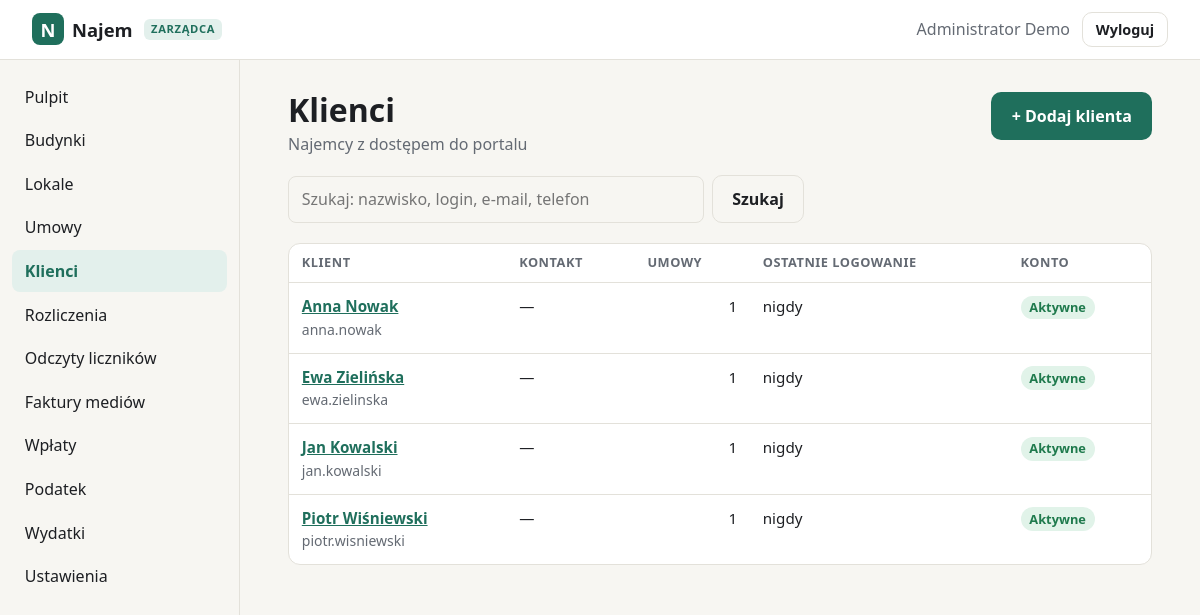
The app's page /zarzadca/klienci (signed in), older data.
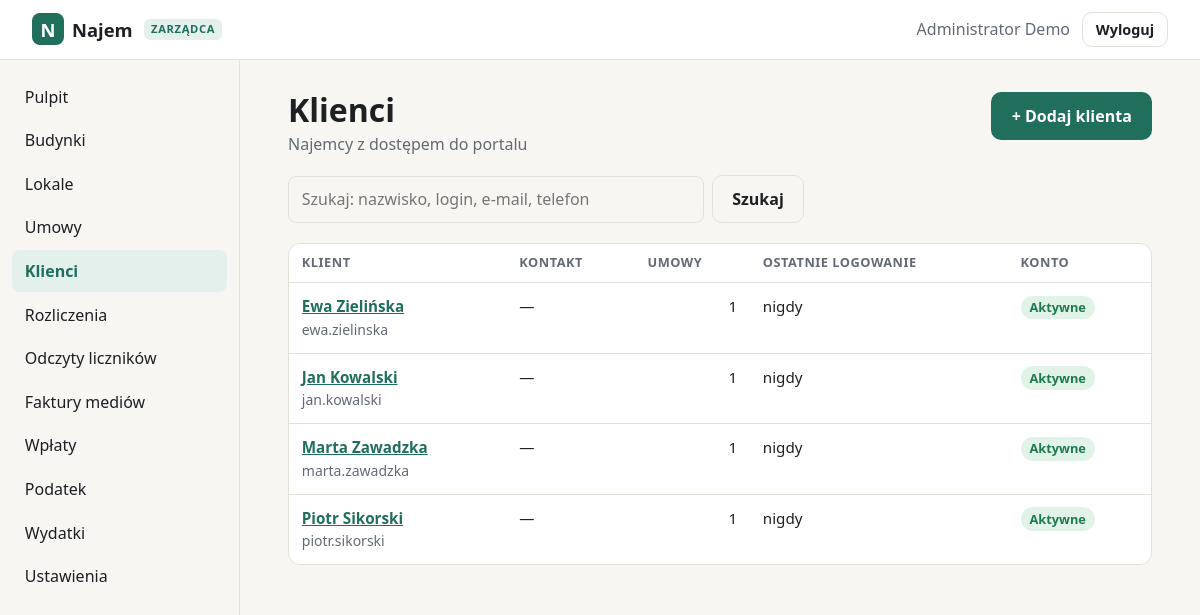
The same page, newer data.
### tables this page shows
CREATE TABLE users (
    id            INTEGER PRIMARY KEY AUTOINCREMENT,
    login         TEXT NOT NULL UNIQUE COLLATE NOCASE,
    password_hash TEXT NOT NULL,
    full_name     TEXT,
    role          TEXT NOT NULL DEFAULT 'klient',
    created_at    TEXT NOT NULL DEFAULT (datetime('now')),
    last_login_at TEXT
, email TEXT, telefon TEXT, aktywny INTEGER NOT NULL DEFAULT 1);

### admin.py (the view)
@bp.get("/klienci")
def klienci():
    q = request.args.get("q", "").strip()
    sql = """SELECT k.*, (SELECT count(*) FROM umowy u WHERE u.najemca_id=k.id) AS umowy_n
             FROM users k WHERE k.role='klient'"""
    args = []
    if q:
        sql += " AND (k.login LIKE ? OR k.full_name LIKE ? OR k.email LIKE ? OR k.telefon LIKE ?)"
        args = [f"%{q}%"] * 4
    rows = get_db().execute(sql + " ORDER BY k.aktywny DESC, coalesce(k.full_name, k.login)", args).fetchall()
    return render_template("admin/klienci.html", active="klienci", rows=rows, q=q)

### admin.py (called while the page is built)
@bp.before_request
@manager_required
def _guard():
    if request.method == "POST":
        check_csrf()

@bp.context_processor
def _ctx():
    return {"admin_menu": ADMIN_MENU, "rodzaje_lokali": RODZAJE_LOKALI,
            "rodzaje_umow": RODZAJE_UMOW, "opcje": lambda xs: [(x, x) for x in xs],
            "today": date.today().isoformat()}

### app.py (called while the page is built)
def get_db() -> sqlite3.Connection:
    if "db" not in g:
        g.db = sqlite3.connect(DB_PATH)
        g.db.row_factory = sqlite3.Row
        g.db.execute("PRAGMA foreign_keys = ON")
    return g.db

def csrf_token() -> str:
    if "_csrf" not in session:
        session["_csrf"] = secrets.token_urlsafe(32)
    return session["_csrf"]

def static_v(filename):
    try:
        v = int((BASE / "static" / filename).stat().st_mtime)
    except OSError:
        v = 0
    return url_for("static", filename=filename, v=v)

def manager_required(view):
    @wraps(view)
    def wrapped(*a, **kw):
        if g.user is None:
            return redirect(url_for("login", next=request.path))
        if g.user["role"] != "zarzadca":
            abort(403)
        return view(*a, **kw)
    return wrapped

@app.before_request
def load_user():
    g.user = None
    uid = session.get("user_id")
    if uid:
        g.user = get_db().execute(
            "SELECT id, login, full_name, role FROM users WHERE id=? AND aktywny=1", (uid,)
        ).fetchone()
        if g.user is None:
            session.clear()

@app.context_processor
def inject():
    return {"menu": MENU, "user": g.get("user")}

### budynki.py (called while the page is built)
@bp.context_processor
def _ctx_budynki():
    return {"budynki_opcje": [(b["id"], b["nazwa"]) for b in
                              get_db().execute("SELECT id, nazwa FROM budynki ORDER BY nazwa")]}

### pomiary.py (called while the page is built)
@app.context_processor
def _ctx_najemca():
    if request.endpoint != "media" or g.get("user") is None:
        return {}
    od, do = nastepne_okno()
    return {"lokale_odczyt": lokale_najemcy(g.user["id"]), "moje_pomiary": moje_pomiary(g.user["id"]),
            "dzis": date.today().isoformat(), "okno_od": od.isoformat(), "okno_do": do.isoformat(),
            "w_oknie_dzis": od <= date.today() <= do}

### rozliczenia.py (called while the page is built)
@app.context_processor
def _ctx_dzis():
    return {"today": date.today().isoformat()}

### templates/admin/klienci.html (shortened to what this page needs)
{% extends "admin/base.html" %}
{% block content %}
<div class="page-head">
  <div><h1>Klienci</h1><p class="muted">Najemcy z dostępem do portalu</p></div>
  <div class="actions"><a class="btn btn-primary" href="{{ url_for('zarzadca.klient_nowy') }}">+ Dodaj klienta</a></div>
</div>
<form class="toolbar" method="get">
  <input name="q" value="{{ q }}" placeholder="Szukaj: nazwisko, login, e-mail, telefon" aria-label="Szukaj">
  <button class="btn btn-ghost" type="submit">Szukaj</button>
</form>
{% if rows %}
<div class="table-wrap"><table class="table">
  <thead><tr><th>Klient</th><th>Kontakt</th><th class="num">Umowy</th><th>Ostatnie logowanie</th><th>Konto</th></tr></thead>
  <tbody>
  {% for k in rows %}
    <tr>
      <td data-label="Klient"><a href="{{ url_for('zarzadca.klient_edycja', kid=k.id) }}"><strong>{{ k.full_name or k.login }}</strong></a><br><span class="muted small">{{ k.login }}</span></td>
      <td data-label="Kontakt">{{ k.email or '—' }}<br></td>
      <td data-label="Umowy" class="num">{{ k.umowy_n }}</td>
      <td data-label="Ostatnie logowanie">{{ k.last_login_at|data if k.last_login_at else 'nigdy' }}</td>
      <td data-label="Konto">{% if k.aktywny %}<span class="badge badge-aktywna">Aktywne</span>{% else %}<span class="badge badge-zakonczona">Zablokowane</span>{% endif %}</td>
    </tr>
  {% endfor %}
  </tbody>
</table></div>
{% else %}
<div class="placeholder"><strong>Brak klientów</strong><span>{% if q %}Nic nie pasuje do wyszukiwania.{% else %}Dodaj pierwszego klienta.{% endif %}</span></div>
{% endif %}
{% endblock %}

### templates/admin/base.html
{% extends "panel.html" %}
{% block home_url %}{{ url_for('zarzadca.pulpit') }}{% endblock %}
{% block brand_suffix %} <span class="role-tag">Zarządca</span>{% endblock %}
{% block nav %}
{% for key, label in admin_menu %}
  <li><a href="{{ url_for('zarzadca.' ~ key) }}" {% if key == active %}aria-current="page"{% endif %}>{{ label }}</a></li>
{% endfor %}
{% endblock %}

### templates/panel.html (shortened to what this page needs)
{% extends "base.html" %}
{% block body_class %}app-page{% endblock %}
{% block body %}
<header class="appbar">
  <a class="brand" href="{% block home_url %}{{ url_for('panel') }}{% endblock %}"><span class="logo">N</span> Najem{% block brand_suffix %}{% endblock %}</a>
  <div class="who">
    <span class="muted">{{ user.full_name or user.login }}</span>
    <form method="post" action="{{ url_for('logout') }}">
      <button class="btn btn-ghost btn-sm" type="submit">Wyloguj</button>
    </form>
  </div>
</header>
<div class="layout">
  <nav class="sidebar" aria-label="Menu główne">
    <ul>
    {% block nav %}{% endblock %}
    </ul>
  </nav>
  <main class="content">
    {% block content %}{% endblock %}
  </main>
</div>
{% endblock %}

### templates/base.html (shortened to what this page needs)
<!doctype html>
<html lang="pl">
<head>
<link rel="stylesheet" href="{{ static_v('style.css') }}">
</head>
<body class="{% block body_class %}{% endblock %}">
{% block body %}{% endblock %}
</body>
</html>

### static/style.css (style rules this page uses)
:root { --bg: #f7f6f2; --surface: #ffffff; --text: #1d1f23; --muted: #646a73; --line: #e3e1da; --accent: #1f6f5c; --accent-ink: #ffffff; --accent-soft: #e3f0ec; --danger: #b3261e; --danger-soft: #fbe9e7; --radius: 12px; color-scheme: light; }
* { box-sizing: border-box; }
html, body { margin: 0; }
body { background: var(--bg); color: var(--text); font: 16px/1.5 system-ui, -apple-system, "Segoe UI", Roboto, sans-serif; min-height: 100vh; }
a { color: var(--accent); }
h1 { line-height: 1.15; margin: 0 0 .4em; }
.muted { color: var(--muted); }
.small { font-size: .875rem; }
.brand { display: inline-flex; align-items: center; gap: .5rem; font-weight: 700; font-size: 1.15rem; color: var(--text); text-decoration: none; }
.logo { display: inline-grid; place-items: center; width: 2rem; height: 2rem; border-radius: 8px; background: var(--accent); color: var(--accent-ink); font-weight: 800; }
.btn { display: inline-block; border: 1px solid transparent; border-radius: 10px; padding: .7rem 1.2rem; font: inherit; font-weight: 600; text-decoration: none; cursor: pointer; }
.btn-primary { background: var(--accent); color: var(--accent-ink); }
.btn-ghost { background: transparent; color: var(--text); border-color: var(--line); }
.btn-sm { padding: .35rem .8rem; font-size: .9rem; }
input:not([type=hidden]):not([type=checkbox]) { font: inherit; font-weight: 400; padding: .65rem .8rem; border-radius: 8px; border: 1px solid var(--line); background: var(--bg); color: var(--text); }
.appbar { position: sticky; top: 0; z-index: 10; display: flex; align-items: center; gap: 1rem; padding: .75rem clamp(16px, 3vw, 32px); background: var(--surface); border-bottom: 1px solid var(--line); }
.appbar .who { margin-left: auto; display: flex; align-items: center; gap: .75rem; }
.appbar form { margin: 0; }
.layout { display: grid; grid-template-columns: 240px 1fr; min-height: calc(100vh - 58px); }
.sidebar { border-right: 1px solid var(--line); padding: 1rem .75rem; }
.sidebar ul { list-style: none; margin: 0; padding: 0; display: flex; flex-direction: column; gap: 2px; }
.sidebar a { display: block; padding: .55rem .8rem; border-radius: 8px; color: var(--text); text-decoration: none; }
.sidebar a[aria-current=page] { background: var(--accent-soft); color: var(--accent); font-weight: 600; }
.content { padding: 2rem clamp(16px, 4vw, 48px); max-width: 960px; }
:root { --ok: #1f7a4d; --ok-soft: #e1f3e9; --warn: #8a5a00; --warn-soft: #fdf1d8; --info: #2457a6; --info-soft: #e4ecfa; --off: #6b7079; --off-soft: #ececea; }
.content h1 { font-size: clamp(1.5rem, 3vw, 2rem); }
.badge { display: inline-block; padding: .15rem .55rem; border-radius: 999px; font-size: .8rem; font-weight: 600; white-space: nowrap; }
.badge-aktywna { background: var(--ok-soft); color: var(--ok); }
.table-wrap { overflow-x: auto; margin-top: 1.2rem; }
.table { width: 100%; border-collapse: collapse; font-size: .95rem; }
.table th { text-align: left; font-size: .8rem; color: var(--muted); font-weight: 600; text-transform: uppercase; letter-spacing: .04em; padding: .6rem .8rem; border-bottom: 1px solid var(--line); }
.table td { padding: .75rem .8rem; border-bottom: 1px solid var(--line); vertical-align: top; }
.table tr:last-child td { border-bottom: 0; }
.content > .table-wrap { background: var(--surface); border: 1px solid var(--line); border-radius: var(--radius); }
.num { text-align: right; font-variant-numeric: tabular-nums; white-space: nowrap; }
.role-tag { font-size: .7rem; font-weight: 700; text-transform: uppercase; letter-spacing: .06em; background: var(--accent-soft); color: var(--accent); padding: .15rem .45rem; border-radius: 6px; margin-left: .2rem; }
.page-head { display: flex; justify-content: space-between; align-items: flex-start; gap: 1rem; flex-wrap: wrap; }
.page-head h1 { margin-bottom: .2rem; }
.page-head p { margin: 0; }
.actions { display: flex; gap: .5rem; flex-wrap: wrap; }
.toolbar { display: flex; gap: .5rem; align-items: center; flex-wrap: wrap; margin-top: 1.2rem; }
.toolbar input { flex: 1 1 16rem; max-width: 26rem; }

Row changes from the older to the newer data that the page shows:
changed users: full_name "Anna Nowak" → "Marta Zawadzka"; login "anna.nowak" → "marta.zawadzka"; moves down the list
changed users: full_name "Piotr Wiśniewski" → "Piotr Sikorski"; login "piotr.wisniewski" → "piotr.sikorski"
